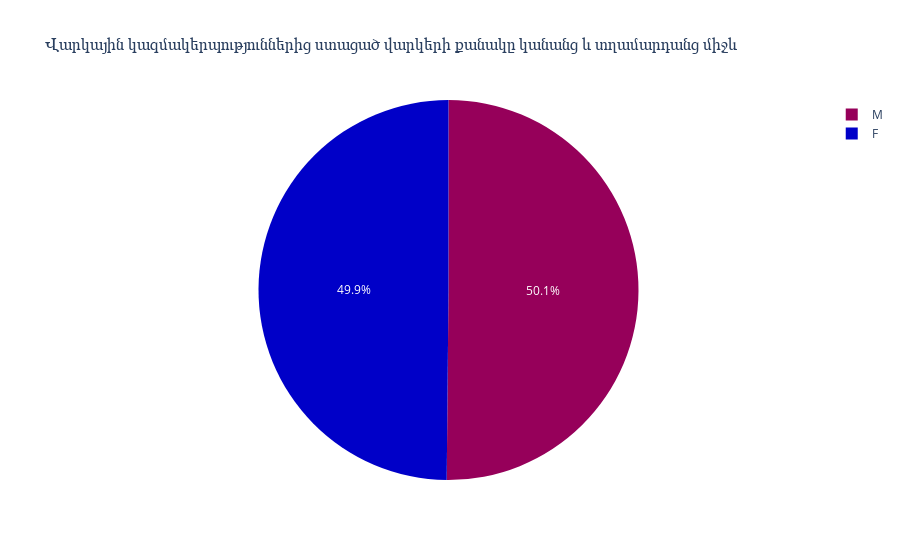

The cell this chart's notebook holds for it:
### Markdown cell above
### 5. Վարկային կազմակերպություններից ստացած վարկերի քանակը կանանց և տղամարդանց միջև

### Code cell
uco_loans = df.groupby('SEX')['uco_rcvloans'].mean().sort_values(ascending=False)
uco_loans_df = pd.DataFrame(list(uco_loans.items()), columns=['SEX', 'uco_rcvloans'])

fig = px.pie(uco_loans_df, values='uco_rcvloans', names='SEX',color_discrete_sequence=px.colors.sequential.Rainbow, title='Վարկային կազմակերպություններից ստացած վարկերի քանակը կանանց և տղամարդանց միջև')
fig.show()

### Figure 1 — Plotly figure (JSON) as saved in the notebook; plotly's stock layout.template omitted (floating-point values rounded to 4 significant figures)
{"data": [{"domain": {"x": [0, 1], "y": [0, 1]}, "hovertemplate": "SEX=%{label}<br>uco_rcvloans=%{value}<extra></extra>", "labels": ["M", "F"], "legendgroup": "", "name": "", "showlegend": true, "type": "pie", "values": [6.255, 6.217]}], "layout": {"legend": {"tracegroupgap": 0}, "piecolorway": ["rgb(150,0,90)", "rgb(0,0,200)", "rgb(0,25,255)", "rgb(0,152,255)", "rgb(44,255,150)", "rgb(151,255,0)", "rgb(255,234,0)", "rgb(255,111,0)", "rgb(255,0,0)"], "title": {"text": "Վարկային կազմակերպություններից ստացած վարկերի քանակը կանանց և տղամարդանց միջև"}}}
